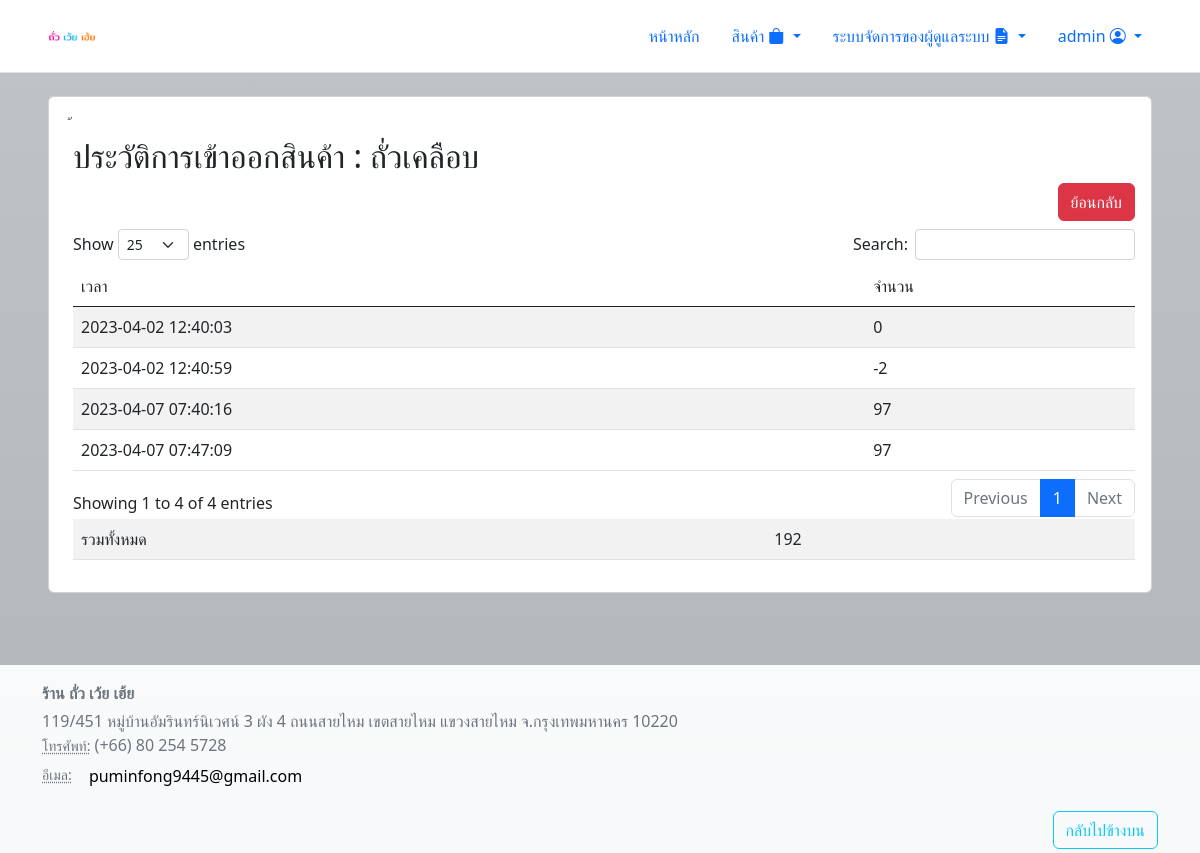
/view/log_page/log_products.php?id=1 (signed in), run on an earlier commit of the app's database.
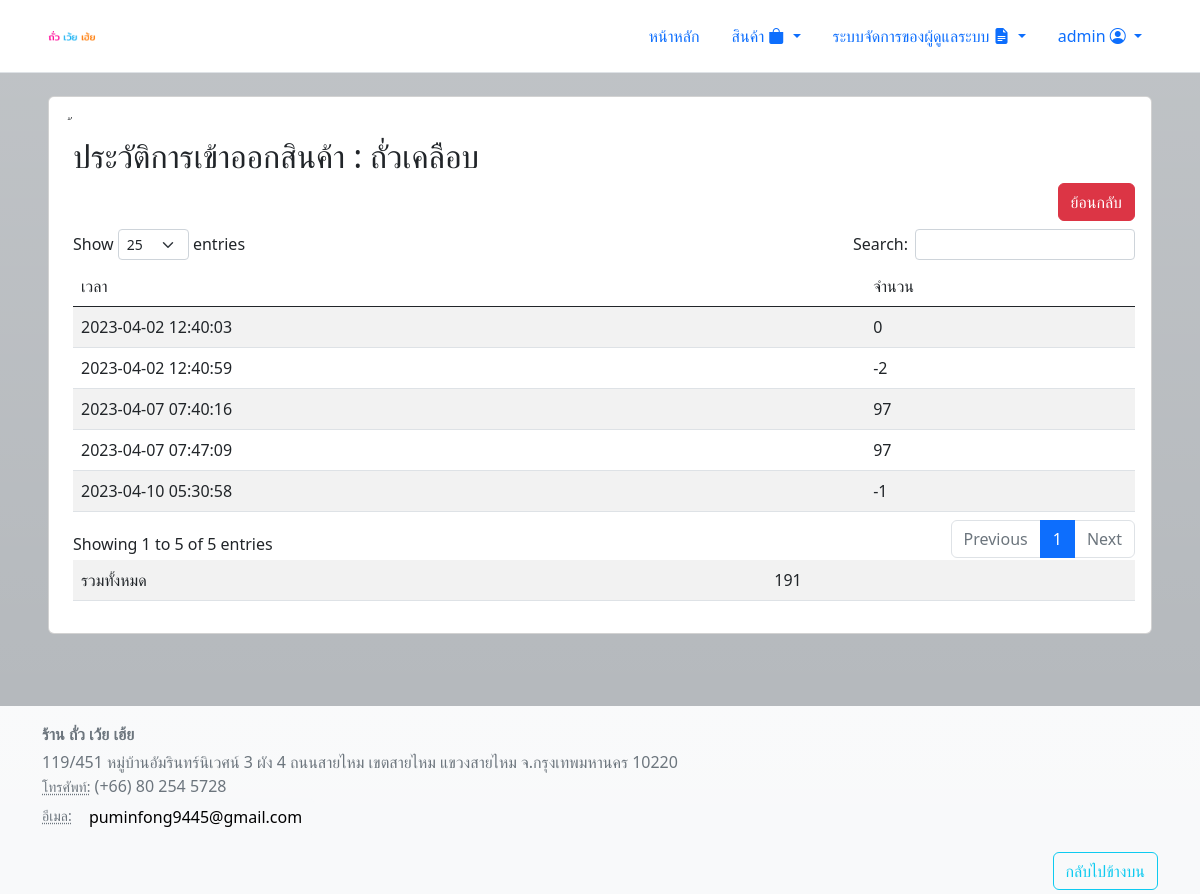
And on a later commit of the database.
### tables this page shows
CREATE TABLE `log_products` (
  `product_id` int(11) NOT NULL,
  `time_log` timestamp NOT NULL DEFAULT current_timestamp(),
  `product_amount` double NOT NULL
);

### html/view/log_page/log_products.php (the view, shortened to what this page needs)
<?php
require '../../inc/header.php';
$log_products = mysqli_query($db, "SELECT * FROM `log_products` WHERE `product_id` = ".$_GET['id']);
$product = mysqli_fetch_assoc(mysqli_query($db, "SELECT * FROM `products` WHERE `product_id` = ".$_GET['id']));
?>
<div class="card">
        <div class="card-body ms-2">
้<h2>ประวัติการเข้าออกสินค้า : <?=$product['product_name']?></h2>
<?php
if (mysqli_num_rows($log_products) > 0) {
$amount = 0;
?>
<div class="mb-2 d-flex flex-row-reverse gap-3">
    <a class="btn btn-danger" href="../product_page/show_product.php?id=<?=$product['product_id']?>">ย้อนกลับ</a>
</div>
<table id="logTable" class="table table-striped" style="width:100%">
        <thead>
                <tr>
                        <td>
                                เวลา
                        </td>
                        <td>
                                จำนวน
                        </td>
                </tr>
        </thead>
        <tbody>
                <?php while ($log = mysqli_fetch_assoc($log_products)) {
                        $amount += $log['product_amount'];
                 ?>
                <tr>
                        <td>
                                <?= $log['time_log'] ?>
                        </td>
                        <td>
                                <?= $log['product_amount'] ?>
                        </td>
                </tr>
                <?php
                }
                ?>
        </tbody>
</table>
<div class="md-5">
 <table id="logTableall" class="table table-striped" style="width:100%">
        <tbody>
                <tr>
                        <td>รวมทั้งหมด</td>
                        <td><?= $amount ?></td>
                </tr>
        </tbody>
</table>
</div>
        </div>
</div>
<?php
require '../../inc/footer.php';
}

What changed in the data, as far as the page shows it:
added log_products: time_log "2023-04-10 05:30:58", product_amount "-1"
Also different on the page:
text written by a page script: "Show entries Search: Showing 1 to 4 of 4 entries Previous 1 Next" → "Show entries Search: Showing 1 to 5 of 5 entries Previous 1 Next"
$amount: "192" → "191"
